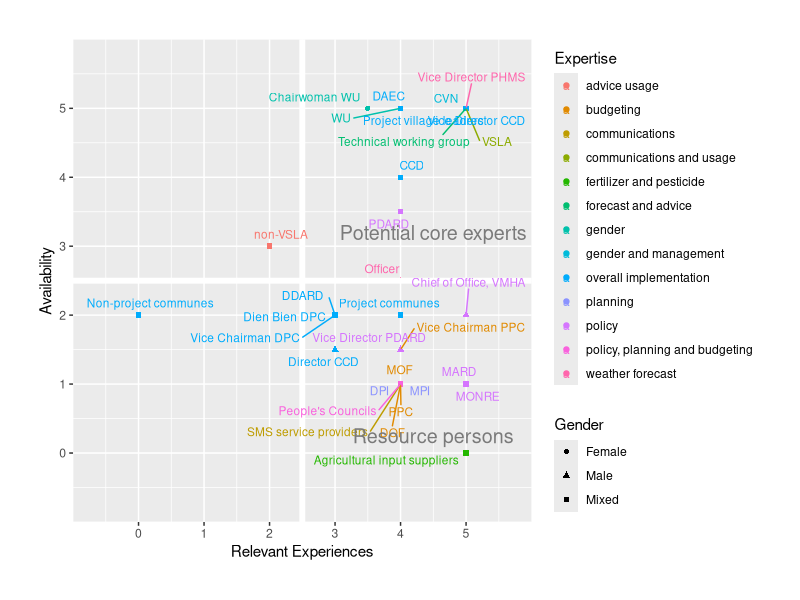

This chart was generated by the following R code: (Note: this script raises an error after producing the figure.)
#install.packages("ggrepel")
library(ggplot2)
library(ggrepel)
library(ggthemes)
#Call data for stakeholders' expertise, willingness and potential contribution 
#in the decision analysis#

stakeholder<-read.csv("stakeholder.csv")
#1. Plot stakeholders' experience, availability and expertise in decision analysis ####

expertplot<-ggplot(data = stakeholder, aes(x=Experience, y=Availability, label =stakeholders, color=Expertise))+ 
  geom_point(aes(shape=Gender))+
  xlab("Relevant Experiences")+
 #label names of stakeholder and expand space to show full names
  scale_x_continuous(labels = paste(seq(0, 5, by = 1)), 
                     breaks = seq(0,5, by = 1), 
                     limits = c(0, 5),
                     expand = c(0,1))+
  scale_y_continuous(labels = paste(seq(0, 5, by = 1)), 
                     breaks = seq(0,5, by = 1), 
                     limits = c(0, 5),
                     expand = c(0,1))+
  theme(plot.margin = unit(c(1,1,1,1), "cm"))+
# Create line to categorize stakeholders
  geom_hline(yintercept=2.5, color="white", size=2)+
  geom_vline(xintercept=2.5, color="white", size=2)+
# Show all names of overlapped values
# https://ggrepel.slowkow.com/articles/examples.html
  geom_text_repel(box.padding = 0.3, max.overlaps = Inf, size=3)+
  annotate("text", label = "Potential core experts",
    x = 4.5, y = 3.2, size = 5, colour = "grey48")+
  annotate("text", label = "Resource persons",
           x = 4.5, y = 0.25, size = 5, colour = "grey48")
 ggsave("Figures/FIG1.TIF_expert.Print_with_color.jpeg", dpi=400, height=7, width = 8)
 
#2. Stakeholder power and interest analysis in 2019####
 stakeholder<-read.csv("stakeholder.csv")
 Stakeholder_analysis_2019<-ggplot(data = stakeholder, aes(x=Interest_2019, y=Influence_2019, 
                                label=stakeholders,
                                color=Attitude_2019, size=Relevance_2019))+ 
   geom_point()+
   xlab("Perceived Interest (2019)")+
   ylab("Perceived Influence (2019)")+
   
   #label names of stakeholder and expand space to show full names
   scale_x_continuous(labels = paste(seq(0, 5, by = 1)), 
                      breaks = seq(0,5, by = 1), 
                      limits = c(0, 5),
                      expand = c(0,0.5))+
   scale_y_continuous(labels = paste(seq(0, 5, by = 1)), 
                      breaks = seq(0,5, by = 1), 
                      limits = c(0, 5),
                      expand = c(0,0.5))+
   theme(plot.margin = unit(c(1,1,1,1), "cm"))+
   scale_color_manual(breaks = c("Negative", "No information", "Positive"),
                      values=c("red", "blue", "dark green"))+
   # Create line to categorize stakeholders
   geom_hline(yintercept=2.5, color="white", size=2)+
   geom_vline(xintercept=2.5, color="white", size=2)+
   # Show all names of overlapped values
   # https://ggrepel.slowkow.com/articles/examples.html
   geom_text_repel(box.padding = 0.3, max.overlaps = Inf, size=3)+
   annotate("text", label = "Manage closely/Seek support",
            x = 4.0, y = 5.0, size = 4.0, colour = "grey48")+
   annotate("text", label = "Inform/Organize collectively",
            x = 4.0, y = 0.5, size = 4.0, colour = "grey48")+
   annotate("text", label = "Keep satisfied/Increase interest",
          x = 1.0, y = 5.0, size = 4.0, colour = "grey48")+
   annotate("text", label = "Inform/Increase interest/Dialogue",
            x = 1.0, y = 0.5, size = 4.0, colour = "grey48")
 #ggsave("Figures/stakeholder_analysis_2019.jpeg", dpi=400, height=7, width = 8)
 
 #3. Stakeholder power and interest analysis in 2020####
 stakeholder<-read.csv("stakeholder.csv")
 Stakeholder_analysis_2020<-ggplot(data = stakeholder, aes(x=Interest_2020, y=Influence_2020, 
                                label=stakeholders,
                                color=Attitude_2020, size=Relevance_2020))+ 
   geom_point()+
   xlab("Perceived Interest (2020)")+
   ylab("Perceived Influence (2020)")+
   
   #label names of stakeholder and expand space to show full names
   scale_x_continuous(labels = paste(seq(0, 5, by = 1)), 
                      breaks = seq(0,5, by = 1), 
                      limits = c(0, 5),
                      expand = c(0,0.5))+
   scale_y_continuous(labels = paste(seq(0, 5, by = 1)), 
                      breaks = seq(0,5, by = 1), 
                      limits = c(0, 5),
                      expand = c(0,0.5))+
   theme(plot.margin = unit(c(1,1,1,1), "cm"))+
   scale_color_manual(breaks = c("Negative", "No information", "Positive", "Neutral"),
                      values=c("red", "blue", "dark green", "thistle4"))+
   # Create line to categorize stakeholders
   geom_hline(yintercept=2.5, color="white", size=2)+
   geom_vline(xintercept=2.5, color="white", size=2)+
   # Show all names of overlapped values
   # https://ggrepel.slowkow.com/articles/examples.html
   geom_text_repel(box.padding = 0.3, max.overlaps = Inf, size=3)+
   annotate("text", label = "Manage closely/Seek support",
            x = 4.0, y = 5, size = 4.0, colour = "grey48")+
   annotate("text", label = "Inform/Organize collectively",
            x = 4.0, y = 0.5, size = 4.0, colour = "grey48")+
   annotate("text", label = "Keep satisfied/Increase interest",
            x = 1.0, y = 5, size = 4.0, colour = "grey48")+
   annotate("text", label = "Inform/Increase interest/Dialogue",
            x = 1.0, y = 0.5, size = 4.0, colour = "grey48")
 #ggsave("Figures/stakeholder_analysis_2020.jpeg", dpi=400, height=7, width = 8)
 
# Combine stakeholer analysis for both 2019 and 2020
 
 SA_2019_2020 <- plot_grid(Stakeholder_analysis_2019, Stakeholder_analysis_2020,
                         labels = c('a)', 'b)'))
                          
 
 ggsave("Figures/FIG3.TIF.SA_2019_2020.Print_with_color.tiff", dpi = 500, 
        width = 15,
        height = 6)

#https://stackoverflow.com/questions/15624656/label-points-in-geom-point
#https://intellipaat.com/community/16343/how-to-put-labels-over-geombar-for-each-bar-in-r-with-ggplot2




